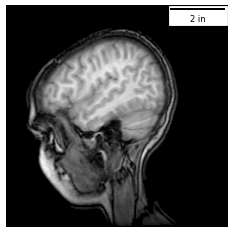

Write the Python code that produced this figure.
import numpy as np
import matplotlib.pyplot as plt
import matplotlib.cbook as cbook
from matplotlib_scalebar.scalebar import ScaleBar

with cbook.get_sample_data("s1045.ima.gz") as dfile:
    im = np.frombuffer(dfile.read(), np.uint16).reshape((256, 256))

fig, ax = plt.subplots()
ax.axis("off")

ax.imshow(im, cmap="gray")

scalebar = ScaleBar(0.0315, "in", dimension="imperial-length", length_fraction=0.25)
ax.add_artist(scalebar)

fig.savefig("argument_dimension.png", dpi=60, bbox_inches="tight")
